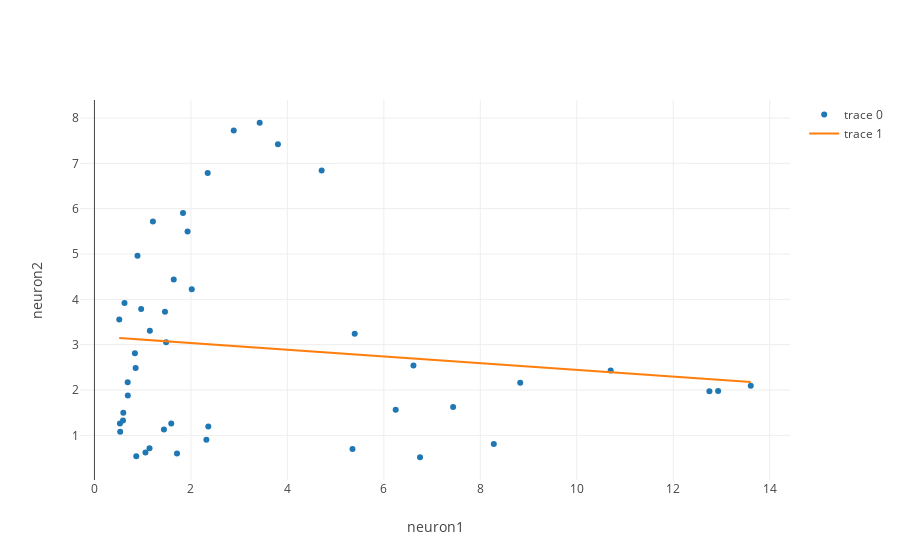
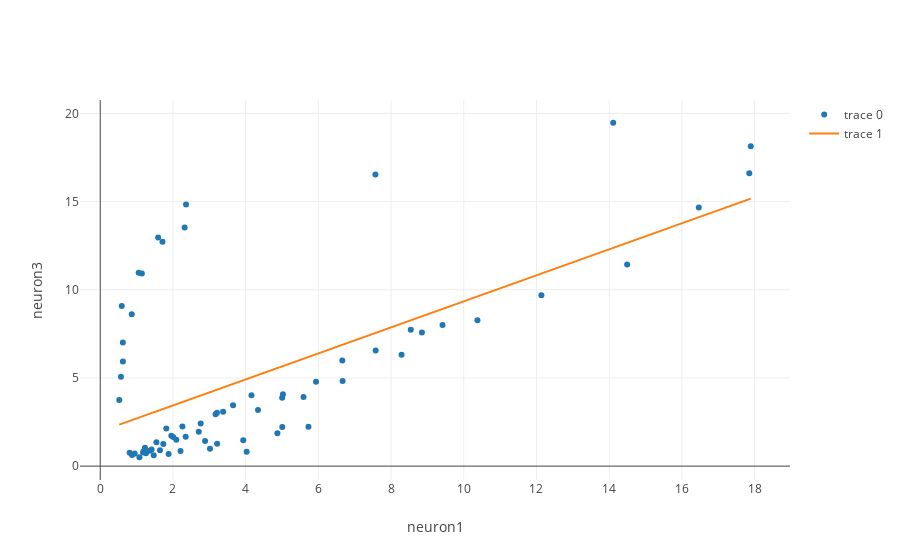
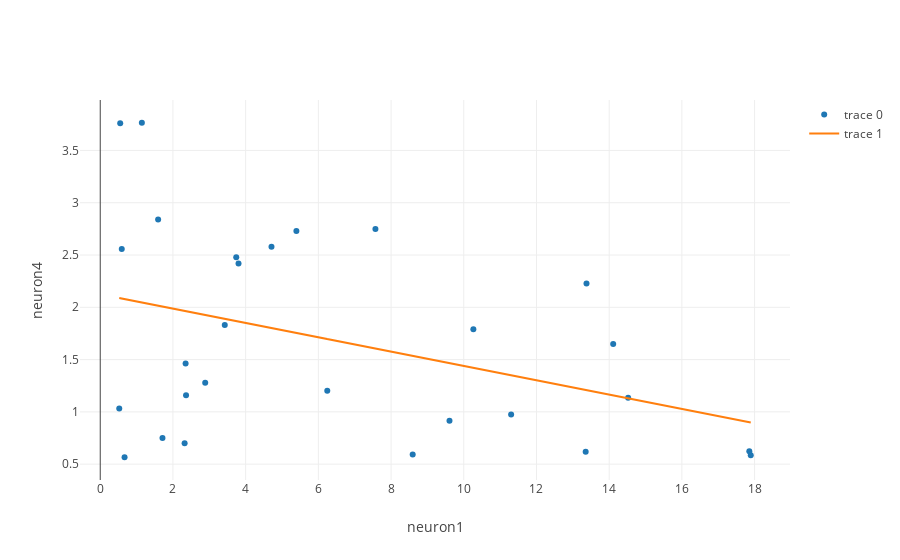
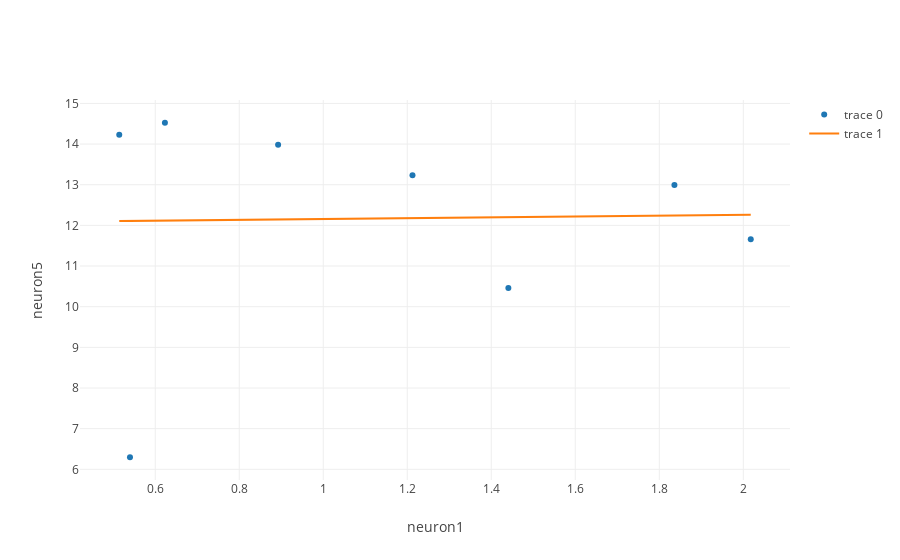

The code cell stored with these charts, in order, in its notebook:
### Code cell
foo = cell_transients_dataframe.columns.tolist()
for i in range(0, len(foo)):
    for j in range(i+1, len(foo)):
        neuron_scatter_plot_with_reg(foo[i], foo[j])
